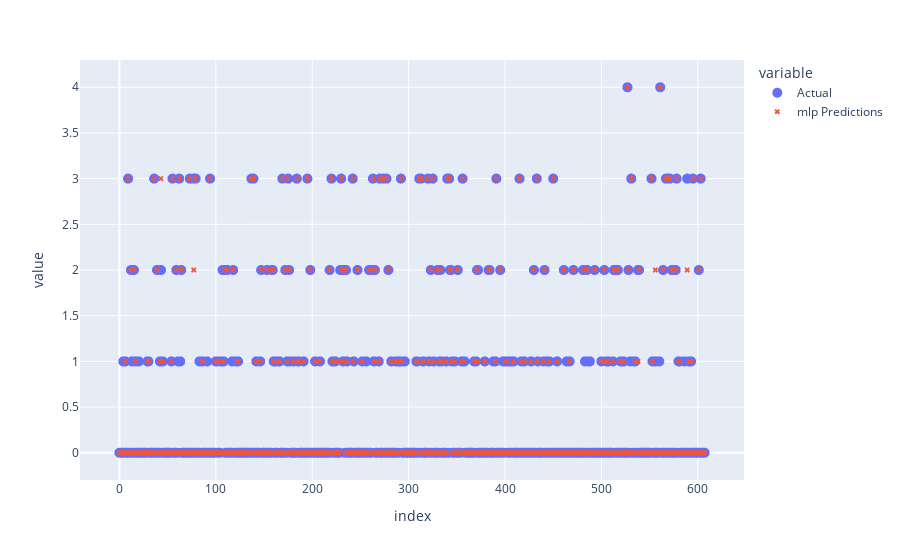

This figure's notebook cell:
### Code cell
# Create a scatter plot using Plotly Express with 'Actual' and 'mlp Predictions' columns from the DataFrame 'df'
fig = px.scatter(df[['Actual' , 'mlp Predictions']])
fig.update_traces(marker=dict(symbol='circle', size=10), selector=dict(mode='markers'))
fig.update_traces(marker=dict(symbol='x', size=5), selector=dict(mode='markers', name='mlp Predictions'))

fig.show()

### Figure 1 — Plotly figure (JSON) as saved in the notebook; plotly's stock layout.template omitted (floating-point values rounded to 4 significant figures; data arrays with more than 128 entries replaced by an {"elided": "..."} marker saying what was removed)
{"data": [{"hovertemplate": "variable=Actual<br>index=%{x}<br>value=%{y}<extra></extra>", "legendgroup": "Actual", "marker": {"color": "#636efa", "size": 10, "symbol": "circle"}, "mode": "markers", "name": "Actual", "showlegend": true, "type": "scattergl", "x": {"elided": "608 int values"}, "xaxis": "x", "y": {"elided": "608 int values"}, "yaxis": "y"}, {"hovertemplate": "variable=mlp Predictions<br>index=%{x}<br>value=%{y}<extra></extra>", "legendgroup": "mlp Predictions", "marker": {"color": "#EF553B", "size": 5, "symbol": "x"}, "mode": "markers", "name": "mlp Predictions", "showlegend": true, "type": "scattergl", "x": {"elided": "608 int values"}, "xaxis": "x", "y": {"elided": "608 int values"}, "yaxis": "y"}], "layout": {"legend": {"title": {"text": "variable"}, "tracegroupgap": 0}, "margin": {"t": 60}, "xaxis": {"anchor": "y", "domain": [0, 1], "title": {"text": "index"}}, "yaxis": {"anchor": "x", "domain": [0, 1], "title": {"text": "value"}}}}
